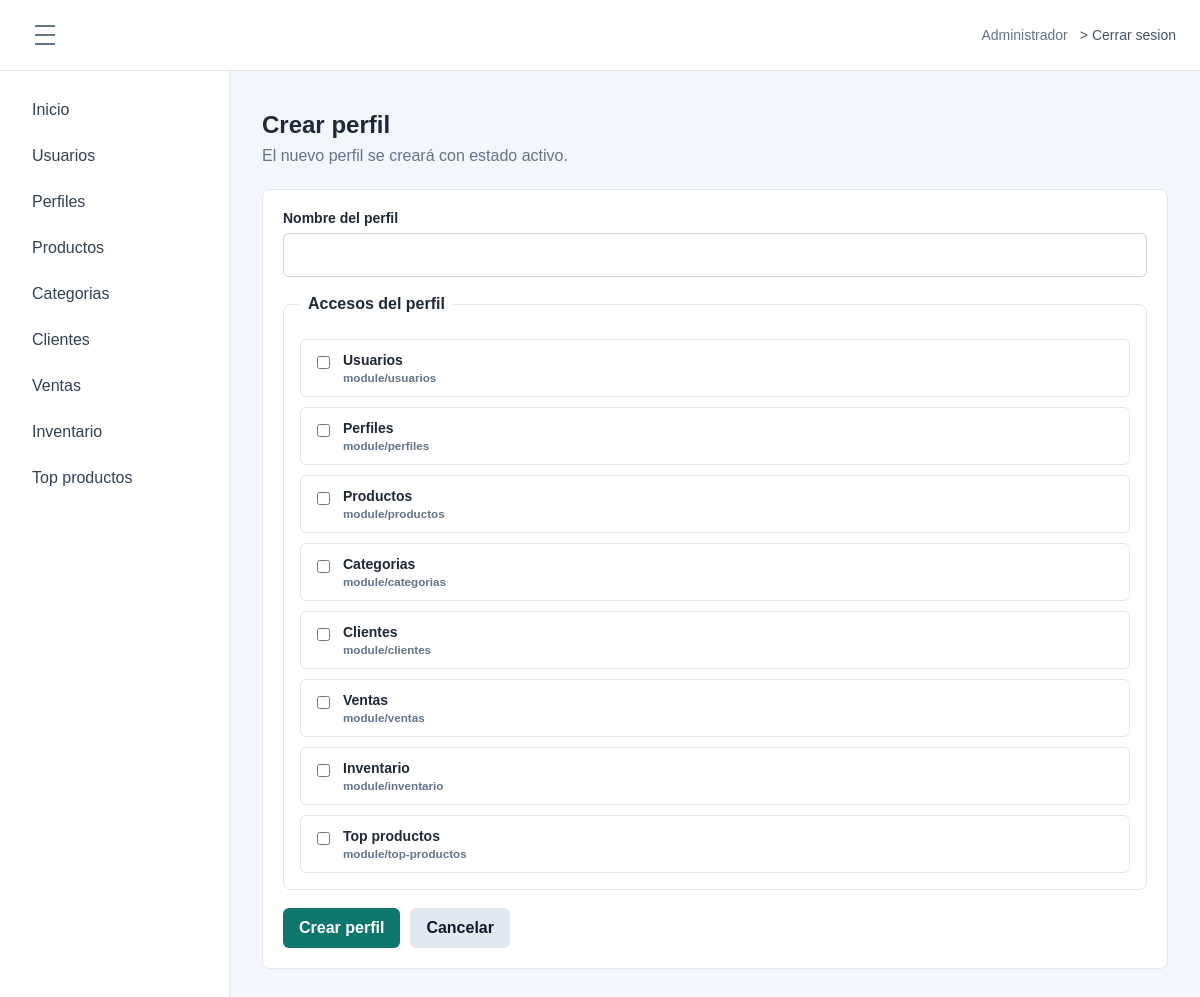
Page /index.php?route=module/perfiles/crear (signed in) on the committed database.
### tables this page shows
CREATE TABLE `opcion` (
  `idopcion` int(11) NOT NULL AUTO_INCREMENT,
  `descripcion` varchar(100) NOT NULL,
  `url` varchar(200) NOT NULL,
  `icono` varchar(50) NOT NULL DEFAULT 'fa-circle',
  `estado` tinyint(1) NOT NULL DEFAULT 1,
  `fecha_creacion` datetime NOT NULL DEFAULT current_timestamp(),
  PRIMARY KEY (`idopcion`)
);

### app/Controllers/PerfilController.php (called while the page is built, shortened)
<?php
class PerfilController
{
    private Profile $profiles;
    public function __construct(Profile $profiles)
    {
        $this->profiles = $profiles;
    }
    public function create(): void
    {
        $this->form(false);
    }
    private function form(bool $editing): void
    {
        $menuOptions = $this->requireAccess(["GET", "POST"]);
        $profile = $editing ? $this->requireProfile($_GET["id"] ?? null) : ["idperfil" => 0, "nombre" => ""];
        $accessOptions = $this->profiles->optionsWithAccess((int) ($profile["idperfil"] ?? 0));
        require __DIR__ . "/../Views/layout/app.php";
    }
    private function requireAccess(array $methods): array
    {
        $menuOptions = $this->profiles->menuOptions((int) ($_SESSION["idperfil"] ?? 0));
        foreach ($menuOptions as $option) {
            if (in_array($option["url"] ?? "", ["module/perfiles", "vista/perfiles.php"], true)) {
                $allowed = true;
                break;
            }
        }
        return $menuOptions;
    }
}

### app/Models/Profile.php (called while the page is built, shortened)
<?php
class Profile
{
    private PDO $db;
    public function __construct(PDO $db)
    {
        $this->db = $db;
    }
    public function optionsWithAccess(int $profileId = 0): array
    {
        $sql = "SELECT o.idopcion, o.descripcion, o.url, o.icono,
                       CASE WHEN a.idopcion IS NULL THEN 0 ELSE a.estado END AS permitido
                FROM opcion o
                LEFT JOIN acceso a ON a.idopcion = o.idopcion AND a.idperfil = :idperfil
                WHERE o.estado = 1
                ORDER BY o.idopcion";
        $statement = $this->db->prepare($sql);
        $statement->execute(["idperfil" => $profileId]);
        return $statement->fetchAll(PDO::FETCH_ASSOC);
    }
    public function menuOptions(int $profileId): array
    {
        $sql = "SELECT o.descripcion, o.url, o.icono
                FROM acceso a
                INNER JOIN opcion o ON o.idopcion = a.idopcion
                WHERE a.idperfil = :idperfil
                  AND a.estado = 1
                  AND o.estado = 1
                ORDER BY o.idopcion";
        $statement = $this->db->prepare($sql);
        $statement->execute(["idperfil" => $profileId]);
        return $statement->fetchAll();
    }
}

### app/Views/perfiles/form.php (the view, shortened to what this page needs)
<div class="page-title">
    <h1><?= $editing ? "Editar perfil" : "Crear perfil" ?></h1>
    <p><?= $editing ? "Actualiza el nombre del perfil." : "El nuevo perfil se creará con estado activo." ?></p>
</div>
<section class="panel">
    <form class="form-stack" method="post" action="index.php?route=module/perfiles/<?= $editing ? 'editar&amp;id=' . (int) $profile['idperfil'] : 'crear' ?>">
        <div class="form-field">
            <label for="nombre">Nombre del perfil</label>
            <input id="nombre" name="nombre" type="text" maxlength="50" required value="<?= htmlspecialchars($profile["nombre"], ENT_QUOTES, "UTF-8") ?>">
        </div>
        <fieldset class="access-grid">
            <legend>Accesos del perfil</legend>
            <?php foreach ($accessOptions as $option): ?>
                <label class="check-card">
                    <input type="checkbox" name="opciones[]" value="<?= (int) $option["idopcion"] ?>" <?= (int) $option["permitido"] === 1 ? "checked" : "" ?>>
                    <span>
                        <strong><?= htmlspecialchars($option["descripcion"], ENT_QUOTES, "UTF-8") ?></strong>
                        <small><?= htmlspecialchars($option["url"], ENT_QUOTES, "UTF-8") ?></small>
                    </span>
                </label>
            <?php endforeach; ?>
        </fieldset>
        <div class="form-actions">
            <button class="btn btn-primary" type="submit"><?= $editing ? "Guardar cambios" : "Crear perfil" ?></button>
            <a class="btn btn-light" href="index.php?route=module/perfiles">Cancelar</a>
        </div>
    </form>
</section>

### app/Views/layout/sidebar.php
<?php $currentRoute = $_GET["route"] ?? "dashboard"; ?>
<aside class="sidebar">
    <nav aria-label="Menu principal">
        <a href="index.php?route=dashboard" <?= $currentRoute === "dashboard" ? 'aria-current="page"' : "" ?>>Inicio</a>
        <?php foreach ($menuOptions as $option): ?>
            <?php $route = $option["url"] ?? ""; ?>
            <a href="index.php?route=<?= urlencode($route) ?>" <?= $currentRoute === $route ? 'aria-current="page"' : "" ?>>
                <?= htmlspecialchars($option["descripcion"]) ?>
            </a>
        <?php endforeach; ?>
    </nav>
</aside>

### public/css/styles.css (style rules this page uses)
* { box-sizing: border-box; }
body { margin: 0; font-family: Arial, sans-serif; color: #1f2937; background: #f3f6fb; }
a { color: inherit; }
.login-card p, .page-title p { margin: 8px 0 24px; color: #64748b; }
label { display: block; margin: 14px 0 7px; font-size: 14px; font-weight: 700; }
input, select { width: 100%; min-height: 44px; padding: 10px 12px; border: 1px solid #cbd5e1; border-radius: 6px; font: inherit; background: #ffffff; }
.btn { display: inline-flex; align-items: center; justify-content: center; min-height: 40px; padding: 10px 16px; border: 0; border-radius: 6px; font: inherit; font-weight: 700; text-decoration: none; cursor: pointer; }
.btn-primary { background: #0f766e; color: #ffffff; }
.btn-light { background: #e2e8f0; color: #0f172a; }
.sidebar { width: 230px; padding: 20px; background: #ffffff; border-right: 1px solid #e5e7eb; transition: width 0.2s ease, padding 0.2s ease, transform 0.2s ease; }
.sidebar nav { display: grid; gap: 8px; }
.sidebar a { padding: 10px 12px; border-radius: 6px; color: #334155; text-decoration: none; }
h1 { margin: 0; font-size: 24px; }
.summary-card, .panel { padding: 20px; background: #ffffff; border: 1px solid #e5e7eb; border-radius: 8px; }
.form-stack { display: grid; gap: 18px; }
.form-field label { margin-top: 0; }
.form-actions { display: flex; flex-wrap: wrap; gap: 10px; }
.access-grid { margin: 0; padding: 16px; border: 1px solid #e2e8f0; border-radius: 8px; }
.access-grid legend { padding: 0 8px; font-weight: 700; }
.check-card { display: flex; align-items: flex-start; gap: 10px; margin: 10px 0 0; padding: 12px; border: 1px solid #e5e7eb; border-radius: 6px; cursor: pointer; }
.check-card input { width: auto; min-height: auto; margin-top: 4px; }
.check-card strong, .check-card small { display: block; }
.check-card small { margin-top: 3px; color: #64748b; }

### rows in the picture
opcion: descripcion "Usuarios", url "module/usuarios"
opcion: descripcion "Perfiles", url "module/perfiles"
opcion: descripcion "Productos", url "module/productos"
opcion: descripcion "Categorias", url "module/categorias"
opcion: descripcion "Clientes", url "module/clientes"
opcion: descripcion "Ventas", url "module/ventas"
opcion: descripcion "Inventario", url "module/inventario"
opcion: descripcion "Top productos", url "module/top-productos"

### other values in the picture
$_SESSION["nombre"] "Administrador"
